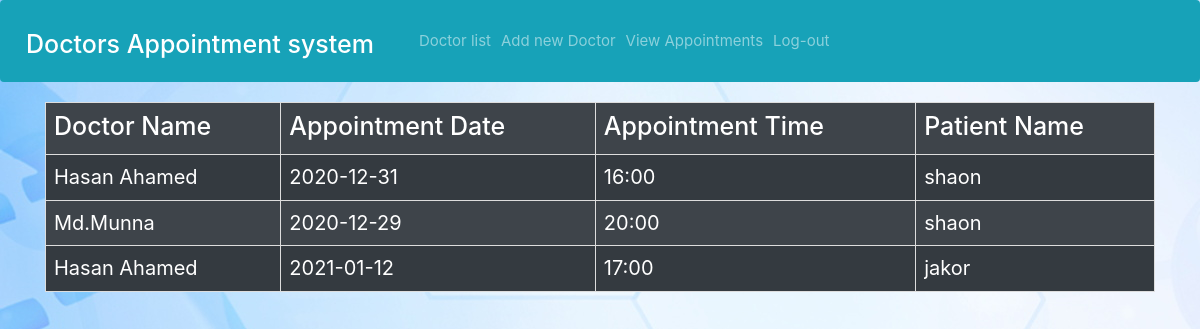
/admin/viewpatients.php, run on the app's committed database.
### tables this page shows
CREATE TABLE `appointments` (
  `id` int(50) NOT NULL,
  `patient_name` varchar(250) NOT NULL,
  `doctorname` varchar(250) NOT NULL,
  `date` varchar(250) NOT NULL,
  `time` varchar(250) NOT NULL
);

### admin/viewpatients.php (the view, shortened to what this page needs)
<?php
    include('head.php');
    $con = mysqli_connect('localhost','root','','appointment');
?>
<!DOCTYPE html>
<html lang="en">
<head>
    <link rel="stylesheet" href="https://maxcdn.bootstrapcdn.com/bootstrap/3.4.1/css/bootstrap.min.css">
    <link rel="stylesheet" href="https://stackpath.bootstrapcdn.com/bootstrap/4.4.1/css/bootstrap.min.css">
</head>
<body>
        <div class="container">
            <div class="row"  style="font-size:200%; font-variant: bold">
                <div class="col ">
                        <table class="table table-bordered table-dark table-striped">
                            <tr>
                                <td><h1> Doctor Name </h1></td>
                                <td><h1>Appointment Date</h1> </td>
                                <td><h1> Appointment Time </h1></td>
                                <td><h1>Patient Name</h1></td>
                            </tr>
                            <?php
$sql1=" select * from appointments" ;
$result1 = mysqli_query($con,$sql1);
if($result1){
    if(mysqli_num_rows($result1) > 0){
      while($row = mysqli_fetch_array($result1)){
?>
                            <tr>
                                <td><?php echo $row['doctorname'];?></td>
                                <td> <?php echo $row['date'];?> </td>
                                <td> <?php echo $row['time'];?></td>
                                <td><?php echo $row['patient_name'];?></td>
                            </tr>
                            <?php
                                  }
                                  }
                                  }
                                  ?>
                        </table>
                    </div>
                </div>
            </div>
</body>
</html>

### admin/viewpatients.php (style rules this page uses)
body { background-image: url("img/1.jpg"); height: 935px; }

### data on the page
appointments: doctorname "Hasan Ahamed", date "2020-12-31", time "16:00", patient_name "shaon"
appointments: doctorname "Md.Munna", date "2020-12-29", time "20:00", patient_name "shaon"
appointments: doctorname "Hasan Ahamed", date "2021-01-12", time "17:00", patient_name "jakor"
